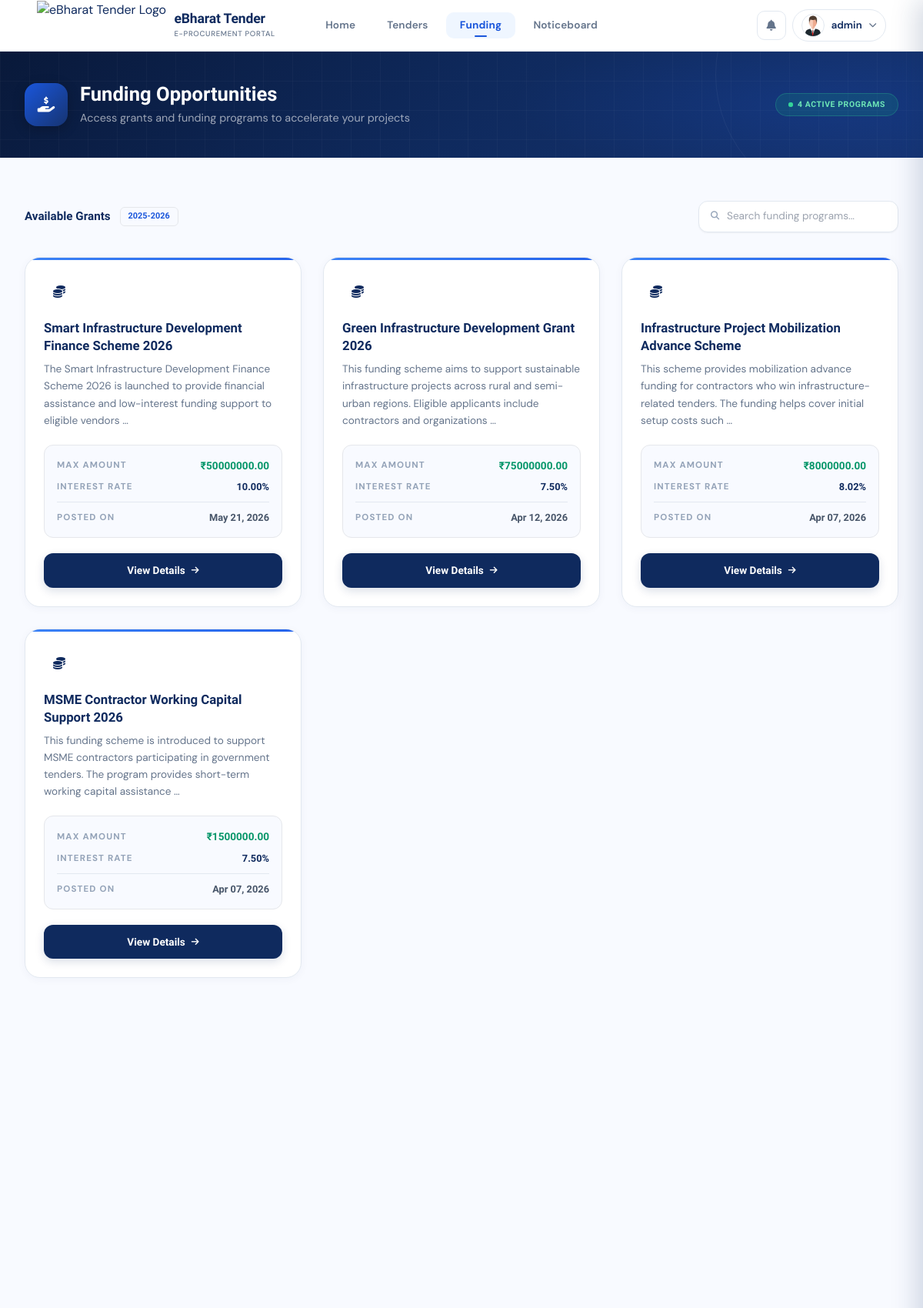
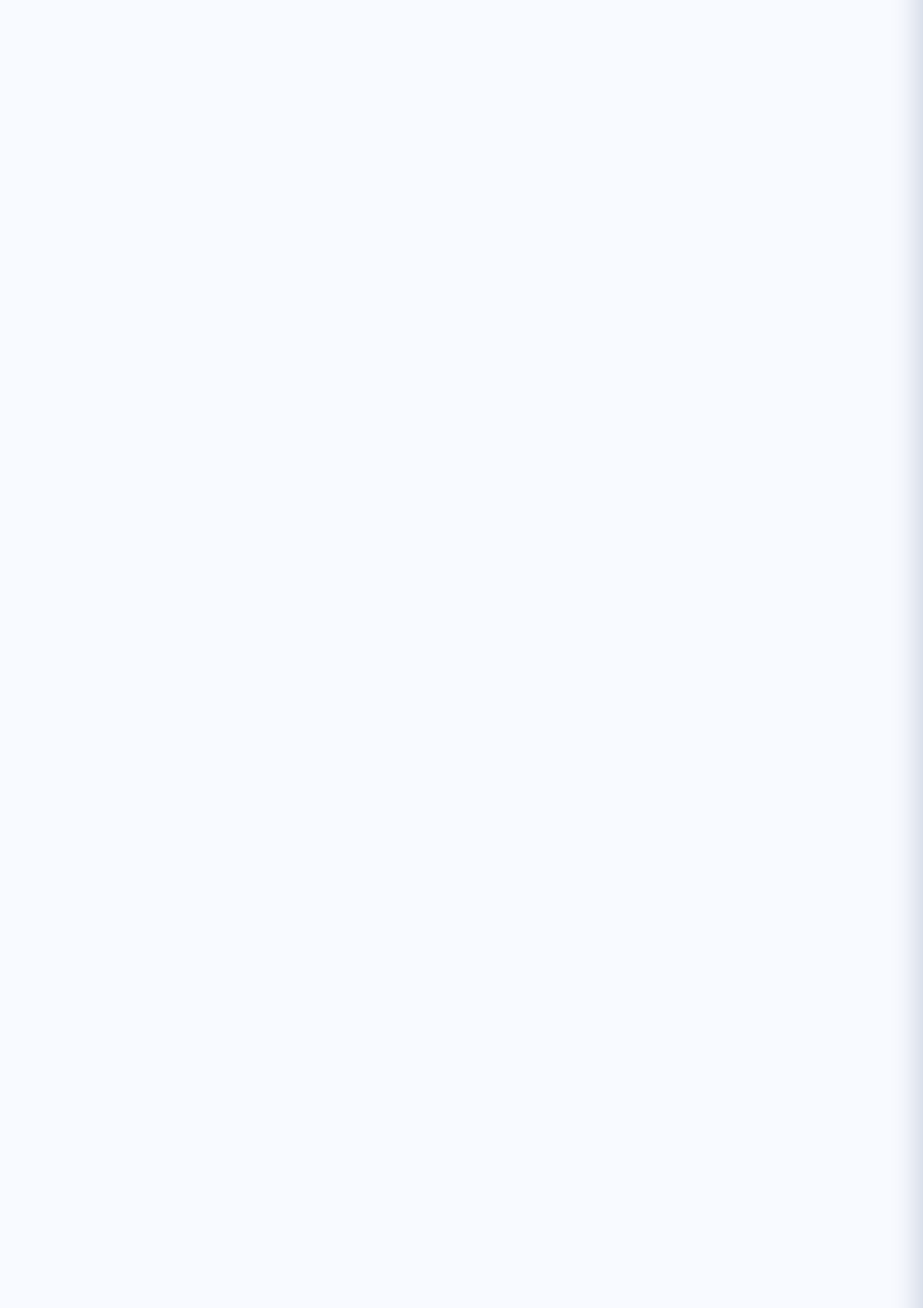
Screenshot of /funding/ (signed in, upper part) with the database file from the repository (2 pictures, top to bottom).
### funding/models.py (models this page shows, shortened)
class Funding(models.Model):
    tender = models.ForeignKey(Tenderss, on_delete=models.SET_NULL, null=True, blank=True, related_name='fundings')
    title = models.CharField(max_length=255)
    description = models.TextField()
    interest_rate = models.DecimalField(max_digits=5, decimal_places=2, help_text="Annual interest rate in %")
    max_amount = models.DecimalField(max_digits=15, decimal_places=2)
    created_at = models.DateTimeField(auto_now_add=True)

### public/views.py (the view)
# urls.py: path('funding/', views.funding_list, name='funding_list'),
def funding(request):
    fundings = Funding.objects.all().order_by('-created_at')
    active_count = fundings.count()
    return render(request, 'funding.html', {'fundings': fundings, 'active_count': active_count})

### public/templates/funding.html (shortened to what this page needs)
{% extends "base.html" %} {% load static %} {% block content %}
<div class="title-bar relative overflow-hidden"
     style="background: linear-gradient(135deg, #09193a 0%, #0f2a5e 52%, #163472 100%);">
  <div class="absolute inset-0 pointer-events-none"
       style="background: radial-gradient(ellipse 48% 100% at 88% 50%, rgba(26,86,219,0.17) 0%, transparent 68%);"></div>
  <div class="relative z-[1] max-w-[1280px] mx-auto px-4 sm:px-6 lg:px-8 py-8 sm:py-10">
    <div class="flex flex-col md:flex-row md:items-center justify-between gap-5">
      <div class="flex items-center gap-4 anim-1 min-w-0">
        <div class="w-12 h-12 sm:w-14 sm:h-14 rounded-2xl flex items-center justify-center
                    text-white text-[1.1rem] sm:text-[1.25rem] flex-shrink-0
                    shadow-[0_4px_16px_rgba(0,0,0,0.22)]"
             style="background: linear-gradient(135deg, #1a56db, #163472);">
          <i class="fas fa-hand-holding-usd"></i>
        </div>
        <div class="min-w-0">
          <h1 class="font-sora text-[1.3rem] sm:text-[1.6rem] font-extrabold text-white leading-tight mb-1">
            Funding Opportunities
          </h1>
          <p class="font-dmSans text-[0.82rem] sm:text-[0.9rem] text-white/60">
            Access grants and funding programs to accelerate your projects
          </p>
        </div>
      </div>
      <div class="anim-2">
        <span class="inline-flex items-center gap-[6px] px-4 py-[6px] rounded-full
                     font-sora text-[0.65rem] font-bold tracking-[0.06em] uppercase
                     bg-emerald-500/15 border border-emerald-400/25 text-emerald-300">
          <span class="relative flex h-[6px] w-[6px]">
            <span class="relative inline-flex h-[6px] w-[6px] rounded-full bg-emerald-400"></span>
          </span>
          {{ active_count }} Active Programs
        </span>
      </div>
    </div>
  </div>
</div>
<div class="bg-[#f8faff] min-h-screen">
  <div class="max-w-[1280px] mx-auto px-4 sm:px-6 lg:px-8 py-10 sm:py-14">
    <div class="flex flex-wrap items-center justify-between gap-4 mb-8 anim-1">
      <div class="flex items-center gap-3">
        <p class="font-sora text-[0.95rem] font-bold text-[#0f2a5e]">Available Grants</p>
        <span class="px-2.5 py-[3px] rounded-md bg-blue-50 border border-blue-100 text-[#1a56db] font-sora text-[0.68rem] font-bold">2025-2026</span>
      </div>
      <div class="flex items-center gap-2 w-full sm:w-auto">
        <div class="relative w-full sm:w-[260px]">
          <i class="fas fa-search absolute left-3 top-1/2 -translate-y-1/2 text-slate-400 text-[0.7rem] z-10 w-4 pl-1"></i>
          <input type="text" placeholder="Search funding programs..."
                 class="pl-9 pr-4 py-[0.6rem] bg-white border border-slate-200 rounded-xl text-[0.85rem] font-dmSans text-slate-600 focus:outline-none focus:border-blue-400 focus:ring-2 focus:ring-blue-100 transition-all w-full shadow-sm">
        </div>
      </div>
    </div>
    <div class="grid grid-cols-1 md:grid-cols-2 lg:grid-cols-3 gap-6 lg:gap-7">
      {% for funding in fundings %}
      <div class="card-hover-lift anim-card relative bg-white rounded-[1.25rem] border border-slate-200 flex flex-col
                  shadow-[0_2px_12px_rgba(15,42,94,0.04)] overflow-hidden">
        <div class="card-top-accent" style="background: linear-gradient(90deg, #3b82f6, #2563eb);"></div>
        <div class="p-6 flex flex-col flex-1">
          <div class="w-10 h-10 rounded-xl bg-blue-50 flex items-center justify-center text-blue-600 text-[1rem] mb-4">
            <i class="fas fa-coins"></i>
          </div>
          <h3 class="font-sora text-[1.05rem] font-extrabold text-[#0f2a5e] mb-2 leading-snug">{{ funding.title }}</h3>
          <p class="font-dmSans text-[0.85rem] text-slate-500 leading-relaxed mb-5 flex-1">
            {{ funding.description|truncatewords:20 }}
          </p>
          <div class="bg-[#f8faff] rounded-xl p-4 border border-blue-50 mb-5">
            <div class="flex items-center justify-between mb-2">
              <span class="font-dmSans text-[0.72rem] text-slate-400 uppercase tracking-widest font-bold">Max Amount</span>
              <span class="font-sora text-[0.85rem] font-extrabold text-emerald-600">₹{{ funding.max_amount }}</span>
            </div>
            <div class="flex items-center justify-between mb-2">
              <span class="font-dmSans text-[0.72rem] text-slate-400 uppercase tracking-widest font-bold">Interest Rate</span>
              <span class="font-sora text-[0.8rem] font-bold text-[#0f2a5e]">{{ funding.interest_rate }}%</span>
            </div>
            <div class="h-px w-full bg-slate-200 my-2.5"></div>
            <div class="flex items-center justify-between">
              <span class="font-dmSans text-[0.72rem] text-slate-400 uppercase tracking-widest font-bold">Posted On</span>
              <span class="font-sora text-[0.8rem] font-bold text-slate-600">{{ funding.created_at|date:"M d, Y" }}</span>
            </div>
          </div>
          <a href="{% url 'public:fundingDetails' funding.id %}" class="inline-flex items-center justify-center gap-2 w-full py-[0.75rem]
                             bg-[#0f2a5e] hover:bg-[#1a56db] text-white font-sora text-[0.85rem] font-bold rounded-xl
                             shadow-[0_4px_12px_rgba(15,42,94,0.15)] transition-all duration-200">
            <span>View Details</span> <i class="fas fa-arrow-right text-[0.7rem]"></i>
          </a>
        </div>
      </div>
      {% endfor %}
    </div>
  </div>
</div>
{% endblock %}

### public/templates/base.html (shortened to what this page needs)
{% load static %}
<!DOCTYPE html>
<html lang="en">
<head>
  <link href="https://cdnjs.cloudflare.com/ajax/libs/font-awesome/6.5.1/css/all.min.css" rel="stylesheet">
  <script src="https://cdn.tailwindcss.com"></script>
</head>
<body class="font-dmSans bg-surface text-navy min-h-screen">
<header class="sticky top-0 z-[100] bg-white/[0.98] backdrop-blur-[16px]
               border-b border-[rgba(15,42,94,0.08)] shadow-[0_1px_0_rgba(15,42,94,0.08)]">
  <div class="max-w-[1600px] w-full mx-auto px-4 sm:px-6 lg:px-12 h-[66px] flex items-center justify-between">
    <a href="/" class="flex flex-1 items-center gap-[0.55rem] sm:gap-[0.65rem] no-underline flex-shrink-0">
      <img src="{% static 'images/logo/logo-icon.png' %}"
           class="h-[48px] sm:h-[58px] lg:h-[65px] w-auto block flex-shrink-0" alt="eBharat Tender Logo">
      <div class="flex flex-col">
        <span class="font-sora font-extrabold text-[1rem] sm:text-[1.1rem] text-navy leading-tight tracking-[-0.01em] block">
          eBharat Tender
        </span>
        <span class="hidden sm:block text-[0.6rem] font-medium text-muted tracking-[0.07em] uppercase mt-px">
          e-Procurement Portal
        </span>
      </div>
    </a>
    <nav class="hidden md:flex flex-none items-center justify-center gap-[6px]">
      <a href="/" class="nav-link {% if request.path == '/' %}active{% endif %} px-[1.1rem] py-[0.45rem] rounded-[10px] text-[0.85rem] font-semibold text-muted no-underline tracking-[0.01em] whitespace-nowrap">
        Home
      </a>
      <a href="/tenders/" class="nav-link {% if '/tenders/' in request.path %}active{% endif %} px-[1.1rem] py-[0.45rem] rounded-[10px] text-[0.85rem] font-semibold text-muted no-underline tracking-[0.01em] whitespace-nowrap">
        Tenders
      </a>
      <a href="/funding/" class="nav-link {% if '/funding/' in request.path %}active{% endif %} px-[1.1rem] py-[0.45rem] rounded-[10px] text-[0.85rem] font-semibold text-muted no-underline tracking-[0.01em] whitespace-nowrap">
        Funding
      </a>
      <a href="/noticeboard/" class="nav-link {% if '/noticeboard/' in request.path %}active{% endif %} px-[1.1rem] py-[0.45rem] rounded-[10px] text-[0.85rem] font-semibold text-muted no-underline tracking-[0.01em] whitespace-nowrap">
        Noticeboard
      </a>
    </nav>
    <div class="flex flex-1 items-center justify-end gap-[0.35rem] sm:gap-[0.5rem]">
      {% if user.is_authenticated %}
      <div class="relative">
        <button id="notificationBtn" aria-label="Notifications"
                class="w-[36px] h-[36px] sm:w-[38px] sm:h-[38px] rounded-[10px] border-[1.5px] border-border bg-white
                       flex items-center justify-center text-muted text-[0.85rem] sm:text-[0.88rem] cursor-pointer
                       relative transition-all duration-[0.18s]
                       hover:border-blue-light hover:text-blue hover:bg-blue-50
                       hover:-translate-y-px hover:shadow-[0_2px_8px_rgba(59,130,246,0.15)]">
          <i class="fas fa-bell"></i>
        </button>
      </div>
      <div class="relative">
        <button id="profileBtn" aria-expanded="false"
                class="profile-btn hidden md:flex items-center gap-[0.55rem] px-[0.6rem] sm:px-[0.7rem] py-[0.3rem] pl-[0.3rem]
                       rounded-full border-[1.5px] border-border bg-white cursor-pointer
                       transition-all duration-[0.18s]
                       hover:border-blue-light hover:bg-surface hover:shadow-[0_2px_8px_rgba(59,130,246,0.12)]">
          {% if user.userprofile.profile_pic %}
            <img src="{{ user.userprofile.profile_pic.url }}"
                 class="w-[28px] h-[28px] sm:w-[30px] sm:h-[30px] rounded-full object-cover border-[1.5px] border-border" alt="Profile">
          {% else %}
            <img src="{% static 'images/logo/default-profile.png' %}"
                 class="w-[28px] h-[28px] sm:w-[30px] sm:h-[30px] rounded-full object-cover border-[1.5px] border-border" alt="Profile">
          {% endif %}
          <span class="hidden md:block text-[0.83rem] font-semibold text-navy max-w-[120px] truncate">
            {{ user.username }}
          </span>
          <i class="fas fa-chevron-down profile-chevron text-[0.65rem] text-muted"></i>
        </button>
      </div>
      {% endif %}
    </div>
  </div>
</header>
<main class="min-h-[70vh] pb-[72px] md:pb-0">
  {% block content %}{% endblock %}
</main>
</body>
</html>

### public/templates/base.html (style rules this page uses)
*, *::before, *::after { box-sizing: border-box; margin: 0; padding: 0; }
body { -webkit-font-smoothing: antialiased; }
h1,h2,h3,h4,h5,h6 { font-family: 'Sora', sans-serif; }
.nav-link { position: relative; transition: color 0.2s ease, background-color 0.2s ease; }
.nav-link::after { content: ''; position: absolute; bottom: 2px; left: 50%; transform: translateX(-50%) scaleX(0); width: 80%; height: 2.5px; background: #1a56db; border-radius: 2px; transition: transform 0.3s cubic-bezier(0.16,1,0.3,1); transform-origin: center; }
.nav-link.active { color: #1a56db; font-weight: 700; background-color: #eff6ff; }
.nav-link.active::after { transform: translateX(-50%) scaleX(1); width: 16px; }
.profile-chevron { transition: transform 0.2s; }

### public/templates/funding.html (style rules this page uses)
.anim-1 { animation: fadeInUp 0.55s cubic-bezier(0.16,1,0.3,1) 0.05s both; }
.anim-2 { animation: fadeInUp 0.55s cubic-bezier(0.16,1,0.3,1) 0.12s both; }
.anim-card { animation: fadeInUp 0.55s cubic-bezier(0.16,1,0.3,1) both; }
.anim-card:nth-child(1) { animation-delay: 0.10s; }
.anim-card:nth-child(2) { animation-delay: 0.15s; }
.anim-card:nth-child(3) { animation-delay: 0.20s; }
.anim-card:nth-child(4) { animation-delay: 0.25s; }
.title-bar::before { content: ''; position: absolute; inset: 0; pointer-events: none; background-image: linear-gradient(rgba(255,255,255,0.028) 1px, transparent 1px), linear-gradient(90deg, rgba(255,255,255,0.028) 1px, transparent 1px); background-size: 38px 38px; }
.title-bar::after { content: ''; position: absolute; width: 340px; height: 340px; border-radius: 50%; border: 1px solid rgba(255,255,255,0.05); right: -70px; top: -140px; pointer-events: none; }
.card-top-accent { position: absolute; top: 0; left: 0; right: 0; height: 3px; border-radius: 0; }
.card-hover-lift { transition: transform 0.22s ease, box-shadow 0.22s ease, border-color 0.22s ease; }

### public/templates/email_loader.html (style rules this page uses)
:root { --saffron:#FF671F; --ebharat-white:#FFFFFF; --green:#046A38; --navy:#0f2a5e; }

### rows the page displays
Funding: title "Smart Infrastructure Development Finance Scheme 2026", description "The Smart Infrastructure Development Finance Scheme 2026 is launched to provide financial assistance and low-interest funding support to eligible vendors …", max_amount "50000000.00", interest_rate "10.00", created_at "May 21, 2026"
Funding: title "Green Infrastructure Development Grant 2026", description "This funding scheme aims to support sustainable infrastructure projects across rural and semi-urban regions. Eligible applicants include contractors and organizations …", max_amount "75000000.00", interest_rate "7.50", created_at "Apr 12, 2026"
Funding: title "Infrastructure Project Mobilization Advance Scheme", description "This scheme provides mobilization advance funding for contractors who win infrastructure-related tenders. The funding helps cover initial setup costs such …", max_amount "8000000.00", interest_rate "8.02", created_at "Apr 07, 2026"
Funding: title "MSME Contractor Working Capital Support 2026", description "This funding scheme is introduced to support MSME contractors participating in government tenders. The program provides short-term working capital assistance …", max_amount "1500000.00", interest_rate "7.50", created_at "Apr 07, 2026"

### other values shown
{{ user.username }} "admin"
{{ active_count }} "4"
